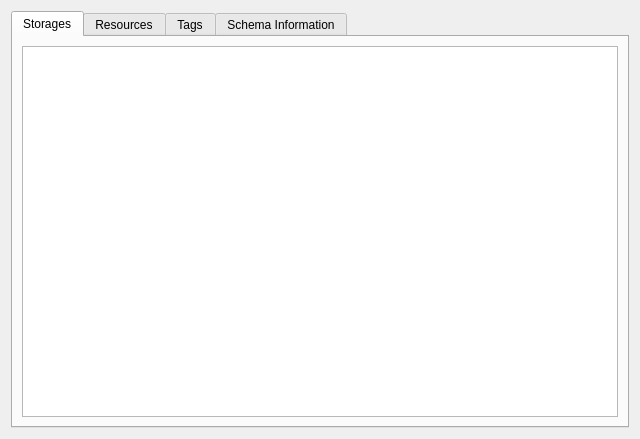
<?xml version="1.0" encoding="UTF-8"?>
<ui version="4.0">
 <class>WdgDbExplorer</class>
 <widget class="QWidget" name="WdgDbExplorer">
  <property name="geometry">
   <rect>
    <x>0</x>
    <y>0</y>
    <width>640</width>
    <height>439</height>
   </rect>
  </property>
  <layout class="QGridLayout" name="gridLayout">
   <item row="0" column="0">
    <widget class="QTabWidget" name="tabWidget">
     <property name="currentIndex">
      <number>0</number>
     </property>
     <widget class="QWidget" name="tabStorages">
      <attribute name="title">
       <string>Storages</string>
      </attribute>
      <layout class="QVBoxLayout" name="verticalLayout">
       <item>
        <widget class="QTableView" name="tableStorages"/>
       </item>
      </layout>
     </widget>
     <widget class="QWidget" name="tabResources">
      <attribute name="title">
       <string>Resources</string>
      </attribute>
      <layout class="QHBoxLayout" name="horizontalLayout_2">
       <item>
        <layout class="QVBoxLayout" name="verticalLayout_2">
         <item>
          <layout class="QHBoxLayout" name="horizontalLayout">
           <item>
            <widget class="QLabel" name="label">
             <property name="text">
              <string>TextLabel</string>
             </property>
            </widget>
           </item>
           <item>
            <widget class="QComboBox" name="cmbResourceTypes"/>
           </item>
          </layout>
         </item>
         <item>
          <widget class="QTableView" name="tableResources"/>
         </item>
        </layout>
       </item>
       <item>
        <layout class="QVBoxLayout" name="verticalLayout_3">
         <item>
          <widget class="QLabel" name="label_3">
           <property name="text">
            <string>lblThumbnail</string>
           </property>
          </widget>
         </item>
         <item>
          <widget class="QLabel" name="label_2">
           <property name="text">
            <string>Versions</string>
           </property>
          </widget>
         </item>
         <item>
          <widget class="QTableView" name="tableVersions"/>
         </item>
        </layout>
       </item>
      </layout>
     </widget>
     <widget class="QWidget" name="tabTags">
      <attribute name="title">
       <string>Tags</string>
      </attribute>
      <layout class="QVBoxLayout" name="verticalLayout_4">
       <item>
        <widget class="QTableView" name="tableTags"/>
       </item>
       <item>
        <widget class="QTableView" name="tableTaggedResources"/>
       </item>
      </layout>
     </widget>
     <widget class="QWidget" name="tabSchema">
      <attribute name="title">
       <string>Schema Information</string>
      </attribute>
      <layout class="QFormLayout" name="formLayout">
       <item row="0" column="0">
        <widget class="QLabel" name="label_4">
         <property name="text">
          <string>Database Version</string>
         </property>
        </widget>
       </item>
       <item row="0" column="1">
        <widget class="QLabel" name="txtDatabaseVersion">
         <property name="text">
          <string>TextLabel</string>
         </property>
        </widget>
       </item>
       <item row="1" column="0">
        <widget class="QLabel" name="label_5">
         <property name="text">
          <string>Krita Version</string>
         </property>
        </widget>
       </item>
       <item row="1" column="1">
        <widget class="QLabel" name="txtKritaVersion">
         <property name="text">
          <string>TextLabel</string>
         </property>
        </widget>
       </item>
       <item row="2" column="0">
        <widget class="QLabel" name="label_6">
         <property name="text">
          <string>Creation Date</string>
         </property>
        </widget>
       </item>
       <item row="2" column="1">
        <widget class="QLabel" name="txtCreationDate">
         <property name="text">
          <string>TextLabel</string>
         </property>
        </widget>
       </item>
      </layout>
     </widget>
    </widget>
   </item>
  </layout>
 </widget>
 <resources/>
 <connections/>
</ui>
